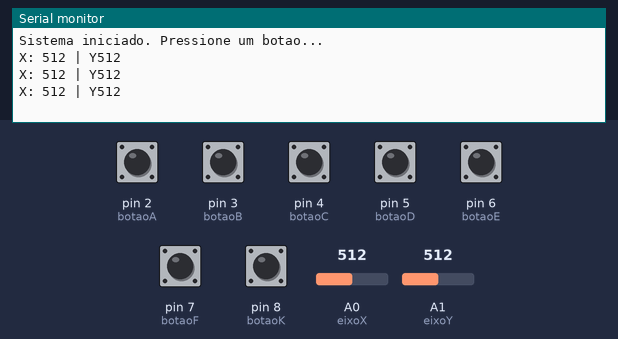
A sketch run on a simulated Arduino Uno, built with avr-gcc and run on an emulated ATmega328P. On the bench: the last lines printed to the serial monitor. The inputs (shaded band) are chosen by the test bench; at power-on: pin 2 (botaoA), pin 3 (botaoB), pin 4 (botaoC), pin 5 (botaoD), pin 6 (botaoE), pin 7 (botaoF), pin 8 (botaoK) HIGH, A0 (eixoX) = 512, A1 (eixoY) = 512.

Above: at 1.2 s.
1.3 s: A0 (eixoX) set to 465
At 1.86 s:
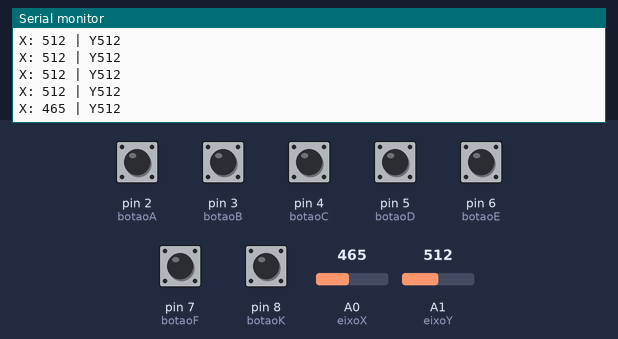
2.8 s: A0 (eixoX) set to 441
At 3.07 s:
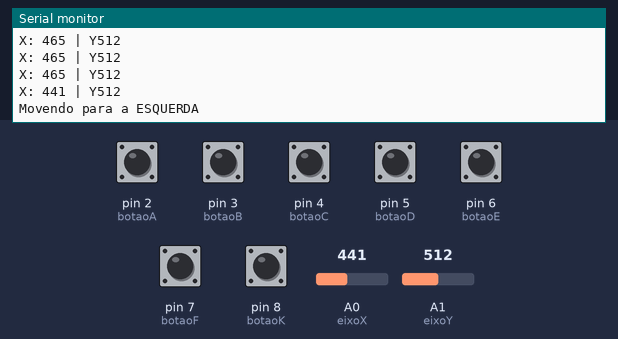
4.7 s: A1 (eixoY) set to 457
At 5.07 s:
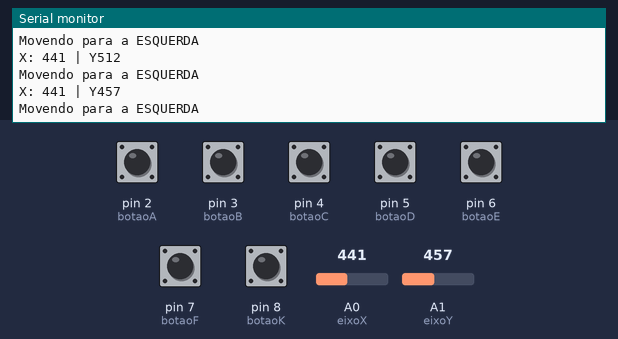
6.2 s: A1 (eixoY) set to 434
At 6.69 s:
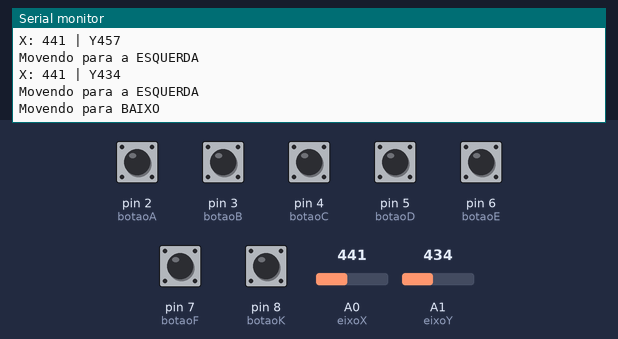
Timing chart, 0 to 9.2 s (numbered marks = the images above; inputs shaded):
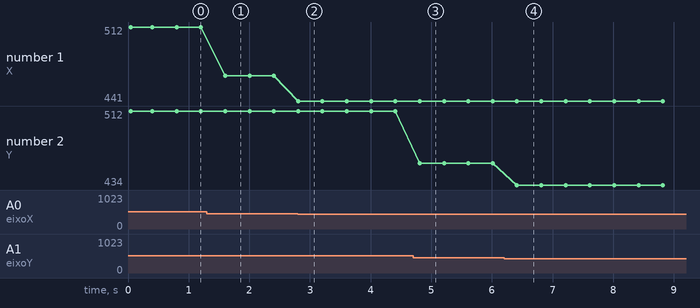

Measured:
- the behaviour switches between 450 and 449 on A0 (eixoX) (found by bisection; images 1 and 2)
- the behaviour switches between 450 and 449 on A1 (eixoY) (found by bisection; images 3 and 4)
- after the input at 1.3 s, the serial monitor: prints a new line after 0.30 s (image 1)
- after the input at 2.8 s, the serial monitor: prints a new line at once (image 2)
- after the input at 4.7 s, the serial monitor: prints a new line after 0.11 s (image 3)
- after the input at 6.2 s, the serial monitor: prints a new line after 0.21 s (image 4)
- plotted number 1: 512 → 465 after the input at 1.3 s, 465 → 441 after the input at 2.8 s
- plotted number 2: 512 → 457 after the input at 4.7 s, 457 → 434 after the input at 6.2 s

The sketch:

Aula10.ino
```cpp
/*
  Colégio Estadual Gabriel de Lara - 22/04/2026
  Autor: Kiel Grobe de Miranda

  Aula 1o

  Objetivo: Estudar o funcionamento do Joystick Shield
*/

//não alterar o número das portas
#define botaoA 2
#define botaoB 3
#define botaoC 4
#define botaoD 5
#define botaoE 6
#define botaoF 7
#define botaoK 8
// mapeamento dos eixos X e Y (0 a 1023)
#define eixoX A0
#define eixoY A1

void setup() {
  for (int btn = 2; btn <= 8; btn++ ) {
    pinMode(btn, INPUT_PULLUP);
  }
  Serial.begin(9600);
  Serial.println("Sistema iniciado. Pressione um botao...");
}

void loop() {
  // leitura dos valores analógicos de 0 a 1023
  int valorX = analogRead(eixoX);
  int valorY = analogRead(eixoY);
  int t = digitalRead(botaoA);
  int o = digitalRead(botaoB);
  int x = digitalRead(botaoC);
  int q = digitalRead(botaoD);
  int start = digitalRead(botaoE);
  int select = digitalRead(botaoF);
  int L3 = digitalRead(botaoK);

  // exibir no monitor serial
  Serial.print("X: ");
  Serial.print(valorX);
  Serial.print(" | Y");
  Serial.println(valorY);

  //Ação
  if (valorX > 600) { Serial.println("Movendo para a DIREITA");}
  if (valorX < 450) { Serial.println("Movendo para a ESQUERDA");}
  if (valorY > 600) { Serial.println("Movendo para CIMA");}
  if (valorY < 450) { Serial.println("Movendo para BAIXO");}

  delay(400);

  //verificar cada botão.Como usamos INPUT_PULLUP então LOW significa pressionando
  if (t == LOW ) {
    Serial.println ("Triangulo pressionado");
    delay(200);
  }
  if (o == LOW ) {
    Serial.println ("Bolinha pressionado");
    delay(200);
  }
  if (x == LOW ) {
    Serial.println ("Xis pressionado");
    delay(200);
  }
  if (q == LOW ) {
    Serial.println ("Quadrado pressionado");
    delay(200);
  }
  if (start == LOW ) {
    Serial.println ("Start pressionado");
    delay(200);
  }
  if (select == LOW ) {
    Serial.println ("Select pressionado");
    delay(200);
  }
  if (L3 == LOW ) {
    Serial.println ("L3 pressionado");
    delay(200);
  }

}
```
